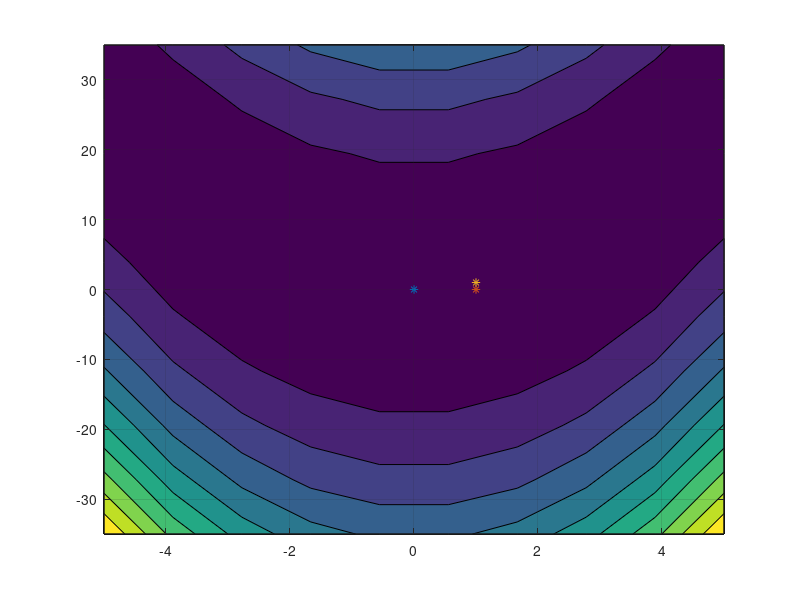

Here is the MATLAB script that generated this plot:
%% Engineering Design Optimization Homework 4
% by Rebecca Garcia rag315 10/5/2020
% Based off of Dr. Manav Bhatia's code 'newton_min_2d.m'
format shortg
%% Problem 1
% Minimizing the Rosenbrock function f(x,y) = 100(y-x^2)^2 + (1-x)^2
% Where x = x1 and y = x2

% Initializing Variables
xvals = linspace(-5,5,10); % Domain
yvals = linspace(-35,35,10); % Domain
[X,Y] = meshgrid(xvals,yvals);
Z     = zeros(size(X));
m     = size(Z,1);
n     = size(Z,2);
%% Initializing Contour Plot
for i=1:m
    for j=1:n
        Z(i,j) = 100*(Y(i,j)-X(i,j)^2)^2 + (1-X(i,j))^2;
    end
end
%% Plot Contour
contourf(X,Y,Z,10)
grid on
hold on
%% Setting Up Newton's Method
tol = 1.e-6;
max = 10;
count = 0;
% Selecting Start Variables
% x = x(1), y = x(2)
x = [0;0];e = 1;
% Solver
while e >= tol

    plot(x(1), x(2),'*');
    fprintf("x = (%f,%f)\n", x(1), x(2));

    f = 100*(x(2)-x(1)^2)^2 + (1-x(1))^2;                       % Function
    df = [-400*(x(2)-x(1)^2) - 2*(1-x(1)); 200*(x(2)-x(1)^2)];  % Residual
    ddf = [-400*(x(2)-3*x(1)^2)+2, -400*x(1); -400*x(1), 200];  % Hessian
    % Calculating New Value
    dx = - ddf\df;
    x = x + dx;
    
    % Tolerance Checks
    e = sqrt(dx'*dx);
    if sqrt(dx'*dx) <= tol
        fprintf("|| dx || <= tol\n")
    end
    if sqrt(df'*df) <= tol
        fprintf("|| f || <= tol\n")
    end    
      
   % Iteration Check     
   count = count + 1;
   if count > max 
       break
   else
       continue
   end
end
fprintf("Final sol: x = (%f,%f)\n", x(1), x(2));
lambda = eig(ddf);
fprintf("Eigenvalues of Hess at x: ( %f, %f)\n", lambda(1), lambda(2)); 

hold off